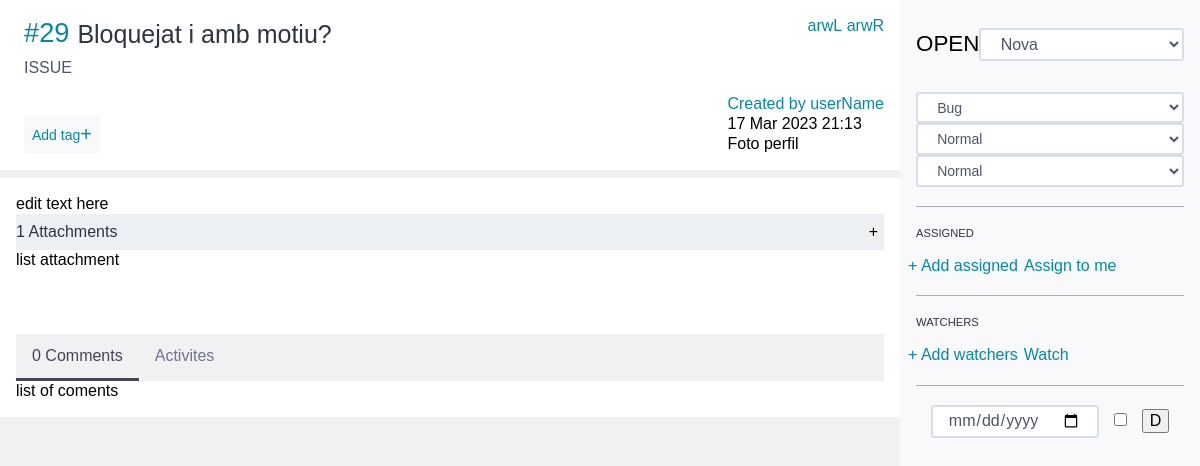
/issues/29/edit (signed in), run on the app's committed database.
### issues/models.py (models this page shows)
class Issue(models.Model):
    BUG = 'B'
    PREG = 'P'
    MIL = 'M'
    TTIPUS = (
        (BUG, _('Bug')),
        (PREG, _('Pregunta')),
        (MIL, _('Millora'))
    )
    NOVA = 'N'
    DOING = 'D'
    TEST = 'T'
    CLOSED = 'C'
    INFO = 'I'
    REBUTJADA = 'R'
    PROP = 'P'
    TESTATS = (
        (NOVA, _('Nova')),
        (DOING, _('En curs')),
        (TEST, _('Llesta per testejar')),
        (CLOSED, _('Tancada')),
        (INFO, _('Necessita informació')),
        (REBUTJADA, _('Rebutjada')),
        (PROP, _('Proposada'))
    )
    DESITJ = 'D'
    MENOR = 'M'
    NORMAL = 'N'
    IMP = 'I'
    CRITIC = 'C'
    TGRAVETAT = (
        (DESITJ, _('Desitjada')),
        (MENOR, _('Menor')),
        (NORMAL, _('Normal')),
        (IMP, _('Important')),
        (CRITIC, _('Crítica'))
    )
    BAIXA = 'B'
    MITJA = 'M'
    ALTA = 'A'
    TPRIORITAT = (
        (BAIXA, _('Baixa')),
        (MITJA, _('Normal')),
        (ALTA, _('Alta'))
    )
    id = models.AutoField(primary_key=True, verbose_name=_('Identificador'))
    subject = models.CharField(max_length=500, null=False, blank=False, verbose_name=_('Assumpte'))
    descripcio = models.CharField(max_length=524288, null=True, blank=True, verbose_name=_('Descripció'))
    tipus = models.CharField(choices=TTIPUS, default=BUG, max_length=5, verbose_name=_('Tipus'))
    estat = models.CharField(choices=TESTATS, default=NOVA, max_length=5, verbose_name=_('Estat'))
    gravetat = models.CharField(choices=TGRAVETAT, default=NORMAL, max_length=5, verbose_name=_('Gravetat'))
    prioritat = models.CharField(choices=TPRIORITAT, default=MITJA, max_length=5, verbose_name=_('Prioritat'))
    creador = models.ForeignKey(Usuari, related_name='creats', null=True, blank=True, on_delete=models.DO_NOTHING, verbose_name=_('Creador'))
    assignacio = models.ForeignKey(Usuari, related_name='assignats', null=True, blank=True, on_delete=models.DO_NOTHING, verbose_name=_('Assignada a'))
    dataCreacio = models.DateTimeField(auto_now_add=True, verbose_name=_('Data creació'))
    dataModificacio = models.DateTimeField(auto_now=True, verbose_name=_('Última modificació'))
    dataLimit = models.DateTimeField(null=True, blank=True, verbose_name=_('Data límit'))
    bloquejat = models.BooleanField(null=False, blank=False, default=False, verbose_name=_('Bloquejat'))
    motiuBloqueig = models.CharField(max_length=50, null=True, blank=True, verbose_name=_('Motiu bloqueig'))
    tags = models.ManyToManyField(Tag, verbose_name=_('Tags'))

### issues/views.py (the view, shortened to what this page needs)
# urls.py: path('<int:pk>/edit', views.EditarIssueView.as_view(), name='editar_issue'),
class EditarIssueView(IsAuthenticatedMixin, UpdateView):
    model = models.Issue
    template_name = 'issue_edit.html'
    form_class = forms.IssueForm
    success_url = None

### issues/forms.py
class IssueForm(forms.ModelForm):
    class Meta:
        model = models.Issue
        fields = ('subject', 'descripcio', 'tipus', 'estat', 'gravetat', 'prioritat', 'assignacio', 'dataLimit', 'bloquejat', 'motiuBloqueig')

### issues/templates/issue_edit.html (shortened to what this page needs)
{% extends 'base.html' %}
{% block content %}
<div class="master">
    <div class="wrapper">
        <div class="main detail">
            <div class="detail-header-container">
                <div class="detail-nav">
                    <a title="Previous" href="url/previous/issue">arwL</a>
                    <a title="Next" href="url/next/issue">arwR</a>
                </div>
                <div class="detail-header">
                    <div class="detail-title-wrapper">
                        <span classe="issue-text" style="display: inline-flex;">
                            <div class="detail-ref">
                                <span class="issue-ref">#{{issue.id}}</span>
                            </div>
                            <span style="margin-top: 3px; font-size: 25px;" class="detail-subject">{{issue.subject}}</span>
                        </span>
                    </div>
                    <div class="detail-project">
                        <div class="section-name">Issue</div>
                    </div>
                    <div class="subheader">
                        <div class="tags-container">
                            <button class="btn-filter ng-animate-disabled">
                                <span>Add tag</span>
                                <span style="font-size: 20px;">+</span>
                            </button>
                        </div>
                        <div>
                            <div class="created-by">
                                <a href="url usser">Created by userName</a>
                                <div class="created-date">17 Mar 2023 21:13</div>
                            </div>
                            <div class="user-avatar">
                                <span>Foto perfil</span>
                            </div>
                        </div>
                    </div>
                </div>
            </div>
            <div class="detail-content">
                <section class="duty-content">
                    <div>
                        edit text here
                    </div>
                </section>
                <section class="attachments attachments-full">
                    <div class="attachments-header">
                        <h3 class="attachment-title">
                            <span class="attachments-num">1</span>
                            <span class="attachments-text">Attachments</span>
                        </h3>
                        <div class="options ">
                            <div class="add-attach">
                                <button>
                                    +
                                </button>
                            </div>
                        </div>
                    </div>
                    <div class="attachment-list sortable">
                        list attachment
                    </div>
                </section>
                <section class="history">
                    <nav class="history-tabs">
                        <a class="history-tab active">0 Comments</a>
                        <a class="history-tab">Activites</a>
                    </nav>
                </section>
                <section class="comment" >
                    <div class="commmetns-wrapper">
                        list of coments
                    </div>
                </section>
            </div>
        </div>
        <sidebar class="sidebar ticket-data">
            <section class="ticket-header">
                <span class="ticket-title ng-pristine ng-valid ng-untouched ng-not-empty">
                    <span>Open</span>
                </span>
                <select name="estat" class="status-button">
                    {% for estat in form.estat %}
                        <option value="{{estat}}">{{estat}}</option>
                    {% endfor %}
                </select>
            </section>
            <section class="ticket-section ticket-data-container">
                <div class="ticket-data-container">
                    <select name="tipus" class="status-button">
                        {% for tipus in form.tipus %}
                            <option value="{{tipus}}">{{tipus}}</option>
                        {% endfor %}
                    </select>
                    <select name="gravetat" class="status-button">
                        {% for gravetat in form.gravetat %}
                            <option value="{{gravetat}}">{{gravetat}}</option>
                        {% endfor %}
                    </select>
                    <select name="prioritat" class="status-button">
                        {% for prioritat in form.prioritat %}
                            <option value="{{prioritat}}">{{prioritat}}</option>
                        {% endfor %}
                    </select>
                </div>
            </section>
            <section class="ticket-section ng-pristine ng-untouched ng-valid ng-not-empty">
                <div class="ticket-section-label">
                    <span>Assigned</span>
                </div>
                <div class="ticket-user-list-container">
                    <div class="ticket-user-list-content">
                        <div class="ticket-users-actions">
                            <a href="url/assignOther" style="margin-right: 10px;" class="ticket-users-actions">+ Add assigned</a>
                            <a href="url/assignToMe" class="ticket-users-actions">Assign to me</a>
                        </div>
                    </div>
                </div>
            </section>
            <section class="ticket-section ticket-watchers">
                <div class="ticket-section-label">
                    <span>Watchers</span>
                </div>
                <div class="ticket-user-list-container">
                    <div class="ticket-user-list-content">
                        <div class="ticket-users-actions">
                            <a href="url/assignOther" style="margin-right: 10px;" class="ticket-users-actions">+ Add watchers</a>
                            <a href="url/assignToMe" class="ticket-users-actions">Watch</a>
                        </div>
                    </div>
                </div>
            </section>
            <section class="ticket-section ticket-detail-settings">
                <div class="ticket-detail-settings">
                    <div>
                        <input type="date"
                               id="datePickerInput"
                               name="timeline"
                               value="T"
                        >
                    </div>
                    <div>
                        <input name="subject" value="B" type="checkbox" id="btnBlock" style="margin-left: 15px;">
                    </div>
                    <div>
                        <input name="subject" value="D" type="button" id="btnBlock" style="margin-left: 15px;">
                    </div>
                </div>
            </section>
        </sidebar>
    </div>
</div>
{% endblock %}

### data on the page
Issue: id "29", subject "Bloquejat i amb motiu?", estat "Nova", tipus "Bug", gravetat "Normal", prioritat "Normal"
